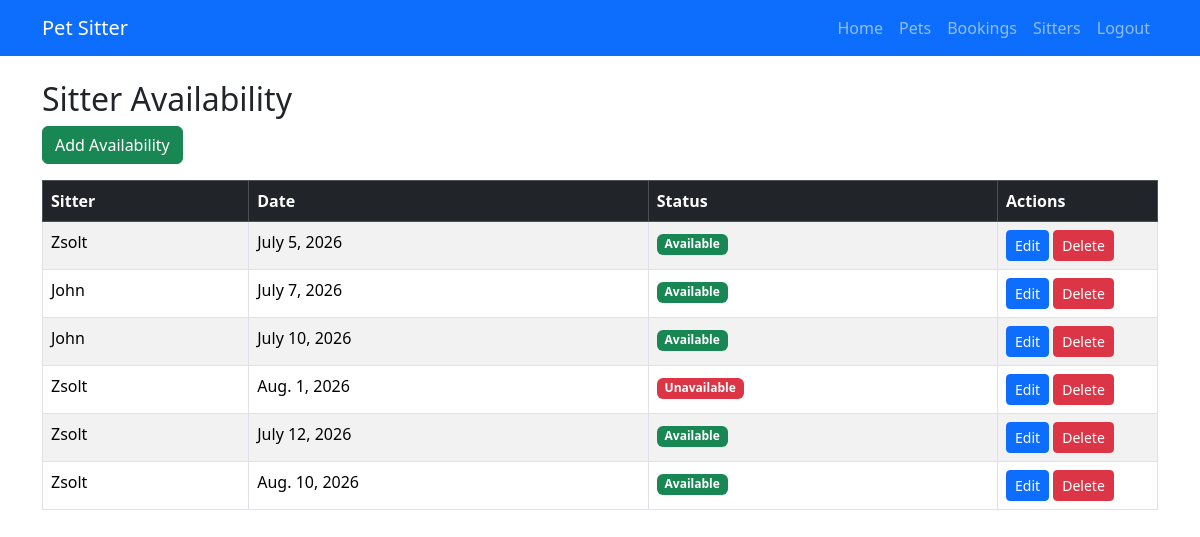
/availability/ (signed in), run on an earlier commit of the app's database.
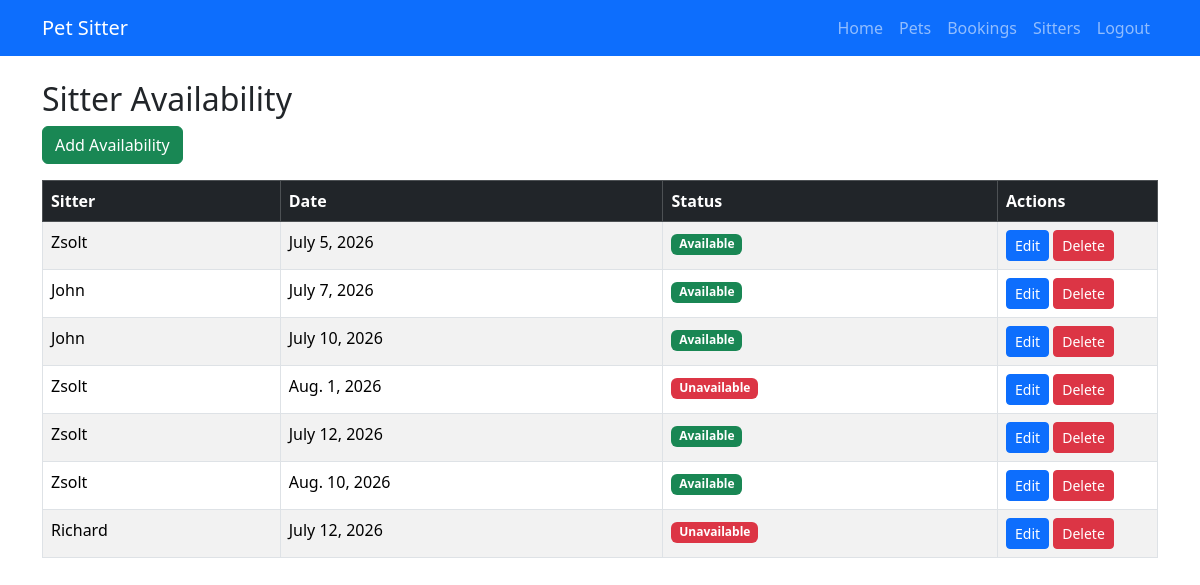
And on a later commit of the database.
### core/models.py (models this page shows, shortened)
class SitterAvailability(models.Model):
    sitter = models.ForeignKey(
        User,
        on_delete=models.CASCADE,
        related_name="availability",
    )
    date = models.DateField()
    is_available = models.BooleanField(default=True)

### core/views.py (the view)
# urls.py: path("availability/", availability_list, name="availability_list"),
@login_required
def availability_list(request):
    availability_list = SitterAvailability.objects.all()
    return render(
        request,
        "availability/list.html",
        {"availability_list": availability_list},
    )

### core/templates/availability/list.html
{% extends "base.html" %}
{% block content %}
<h2>Sitter Availability</h2>
<a href="{% url 'availability_create' %}" class="btn btn-success mb-3">
    Add Availability
</a>
<table class="table table-striped table-bordered">
    <thead class="table-dark">
        <tr>
            <th>Sitter</th>
            <th>Date</th>
            <th>Status</th>
            <th style="width: 160px;">Actions</th>
        </tr>
    </thead>
    <tbody>
        {% for item in availability_list %}
        <tr>
            <td>{{ item.sitter }}</td>
            <td>{{ item.date }}</td>
            <td>
                {% if item.is_available %}
                    <span class="badge bg-success">Available</span>
                {% else %}
                    <span class="badge bg-danger">Unavailable</span>
                {% endif %}
            </td>
            <td>
                <a href="{% url 'availability_update' item.pk %}" class="btn btn-primary btn-sm">
                    Edit
                </a>
                <a href="{% url 'availability_delete' item.pk %}" class="btn btn-danger btn-sm">
                    Delete
                </a>
            </td>
        </tr>
        {% endfor %}
    </tbody>
</table>
{% endblock %}

What changed in the data, as far as the page shows it:
added SitterAvailability: sitter "Richard", date "July 12, 2026", is_available "Unavailable"
